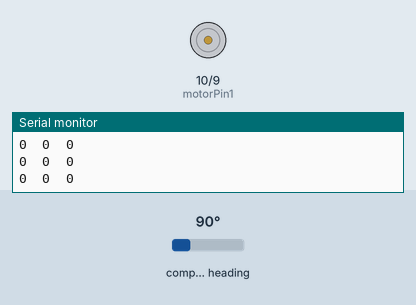
Recording of a sketch running on a simulated ESP32-S3. On the bench: motor-driver pin pairs drawn as motors (green arrow = first pin HIGH = forward, orange = second pin HIGH = backward, longer = more drive), the last lines printed to the serial monitor. The test bench sets the inputs (shaded band); at power-on: compass heading 90°. No MQTT or app messages arrive unless stated.

Above: at 1.2 s.
1.3 s: compass heading set to 7°
At 2.5 s:
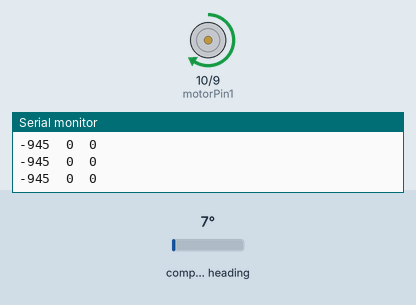
2.8 s: compass heading set to 90°
At 4.0 s:
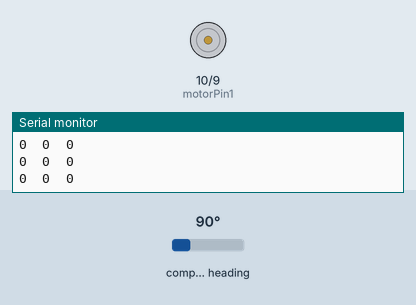
4.3 s: compass heading set to 180°
At 5.2 s:
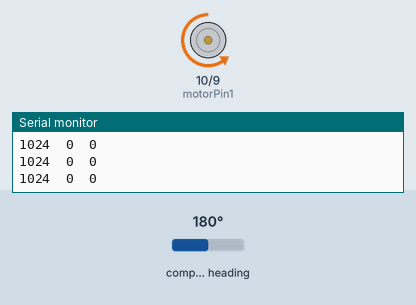
5.8 s: compass heading set to 269°
At 6.5 s:
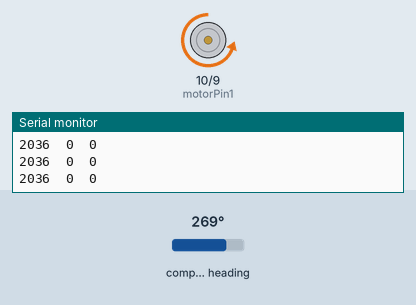
Timing chart, 0 to 8.3 s (numbered marks = the images above; inputs shaded):
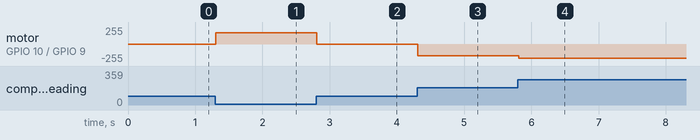

Measured:
- after the input at 1.3 s, motor on GPIO 10 (motorPin1) / GPIO 9 (motorPin2): stopped → forward 172/255 at once
- after the input at 2.8 s, motor on GPIO 10 (motorPin1) / GPIO 9 (motorPin2): forward 172/255 → stopped at once
- after the input at 4.3 s, motor on GPIO 10 (motorPin1) / GPIO 9 (motorPin2): stopped → backward 175/255 at once
- after the input at 5.8 s, motor on GPIO 10 (motorPin1) / GPIO 9 (motorPin2): backward 175/255 → backward 212/255 at once

The sketch:

esp32-mqtt-pid.ino
```cpp
/*
  SimpleMQTTClient.ino
  The purpose of this exemple is to illustrate a simple handling of MQTT and Wifi connection.
  Once it connects successfully to a Wifi network and a MQTT broker, it subscribe to a topic and send a message to it.
  It will also send a message delayed 5 seconds later.
*/

#include "EspMQTTClient.h"
#include "AS5600.h"

// global
uint32_t deltaTime = 0;
enum MotorMode { PWM,
                 POS,
                 COM }; // complicance control (stiffness control)
uint32_t midLoopTime;
uint32_t slowLoopTime;

// mqtt
const char *wifi = "Ziggo41AA8C624";
const char *wifiPass = "Jj12345678";
const char *serverIp = "192.168.178.53";
const char *serverUser = "hello";
const char *serverPass = "test";
const char *nodeName = "myesp";
EspMQTTClient client(
  wifi,
  wifiPass,
  serverIp,
  serverUser,
  serverPass,
  nodeName,
  1883);
const uint8_t ledPin = 21;

// sensor1
AS5600 encoder1;
const uint8_t encoder1Pin1 = 7;
const uint8_t encoder1Pin2 = 8;
uint32_t encoder1Raw = 0;
int32_t encoder1Vel = 0;

// motor
const int freq = 5000;
const int resolution = 8;
const int motorPin1 = 10;
const int motorPin2 = 9;
MotorMode motorMode = MotorMode::POS;
int16_t motorCommand = 0;
float kp = 0.08f;   // history kp 0.1, kd -100
float kd = 2000.0f;
float ki = 0.0f;
float stiffness = 0.01f;
uint8_t minPwm = 140;
const uint8_t frictionOvercomePwm = 170;
int16_t lastPwm = 0;
int16_t lastDelta = 0;
int16_t error = 0;
int16_t motorPosition = 0;

void setup() {
  Serial.println("started");
  Serial.begin(115200);

  // motor
  ledcAttach(motorPin1, freq, resolution);
  ledcAttach(motorPin2, freq, resolution);

  // sensor1
  Wire.begin(encoder1Pin1, encoder1Pin2);    // pin7 for sensor sda, pin8 for sensor scl
  encoder1.begin(4);                         //  set direction pin.
  encoder1.setDirection(AS5600_CLOCK_WISE);  //  default, just be explicit.

  // mqtt
  // client.enableDebuggingMessages();                    // Enable debugging messages sent to serial output
  client.enableHTTPWebUpdater();                       // Enable the web updater. User and password default to values of MQTTUsername and MQTTPassword. These can be overridded with enableHTTPWebUpdater("user", "password").
  client.enableOTA();                                  // Enable OTA (Over The Air) updates. Password defaults to MQTTPassword. Port is the default OTA port. Can be overridden with enableOTA("password", port).
  client.enableLastWillMessage("node/bye", nodeName);  // You can activate the retain flag by setting the third parameter to true

  rgbLedWrite(ledPin, 255, 0, 0);   // red light when disconnect
}

void sendInfo(const String &message) {
  client.publish(String(nodeName) + "/info", message);
}

void sendError(const String &message) {
  client.publish(String(nodeName) + "/error", message);
}

void setMotorPwm(int16_t pwm) {
  if (pwm > 255) {
    pwm = 255;
  }
  if (pwm < -255) {
    pwm = -255;
  }
  if (lastPwm == pwm)
    return;

  // friction compensation (introduce pwm spike) when start from v = 0 && there's pwm command
  if (pwm != 0) {
    if (abs(encoder1Vel) < 10) {
      if (pwm > 0) {
        pwm = frictionOvercomePwm;
      } else {
        pwm = -frictionOvercomePwm;
      }
    }
  }

  // rescale pwm from MIN to 255
  uint8_t command = map(abs(pwm), 0, 255, minPwm, 255);

  sendInfo("Update pwm: " + String(pwm) + ", command: " + String(command));
  if (pwm == 0) {
    ledcWrite(motorPin1, 0);
    ledcWrite(motorPin2, 0);
  } else if (pwm > 0) {
    ledcWrite(motorPin1, command);
    ledcWrite(motorPin2, 0);
  } else {
    ledcWrite(motorPin1, 0);
    ledcWrite(motorPin2, command);
  }
  lastPwm = pwm;
}

void setMotorPos(int16_t position) {
  int32_t d = position - encoder1Raw;
  int32_t d2 = d - lastDelta;
  error += d;
  setMotorPwm(kp * (float)d + kd * (float)d2 + ki * error);
  lastDelta = d;
}

void setMotorVel(int16_t vel) {
  int32_t delta = vel - encoder1Raw;
  if (delta > 0)
    setMotorPwm(255);
  else
    setMotorPwm(-255);
}

void setMotorCompliance() {
  int16_t d = abs( (int16_t) encoder1Raw - motorPosition);
  kp = (double) d * (double) stiffness / 1000.0d;
  kd = 0.0f;
  setMotorPos(motorPosition);
  sendInfo("complicance new kp = " + String(kp));
}

// This function is called once everything is connected (Wifi and MQTT)
void onConnectionEstablished() {

  // motor control
  String motorTopic = String(nodeName) + "/motor/1/#";
  client.subscribe(motorTopic, [](const String &topic, const String &payload) {
    int16_t value = payload.toInt();
    sendInfo("received: " + topic + " >> " + String(value));
    if (topic.indexOf("pwm") > -1) {
      if (topic.indexOf("min") > -1) {
        minPwm = payload.toInt();
        return;
      }
      if (value < -255 || value > 255) {
        sendError(topic + ": input out of range");
        return;
      }
      motorMode = MotorMode::PWM;
      motorCommand = value;
    } else if (topic.indexOf("pos") > -1) {
      if (topic.indexOf("kp") > -1) {
        kp = payload.toFloat();
      } else if (topic.indexOf("ki") > -1) {
        ki = payload.toFloat();
      } else if (topic.indexOf("kd") > -1) {
        kd = payload.toFloat();
      } else if (topic.indexOf("pid/req") > -1) {
        String response = String(kp) + "\t" + String(ki) + "\t" + String(kd);
        client.publish(String(nodeName) + "/motor/1/pos/pid", response);
      } else if (topic.endsWith("pos")) {
        // set target position
        motorMode = MotorMode::POS;
        motorCommand = value;
      }
    } else if (topic.indexOf("com") > -1) {
      if (topic.indexOf("stiffness") > -1) {
        stiffness = payload.toFloat();
      } else if (topic.endsWith("com")) {
        motorMode = MotorMode::COM;
        motorCommand = value;
        motorPosition = encoder1Raw;
      }
    } else {
      sendError(topic + ": not supported");
      return;
    }
  });

  client.publish("node/hi", nodeName);

  rgbLedWrite(ledPin, 0, 255, 0);   // red light on connect
}

void loop() {
  static uint32_t lastTime = 0;

  // FAST LOOP
  client.loop();
  int32_t value = encoder1.getCumulativePosition();

  if (motorMode == MotorMode::PWM) {
    setMotorPwm(motorCommand);
  } else if (motorMode == MotorMode::POS) {
    setMotorPos(motorCommand);
  } else if (motorMode == MotorMode::COM) {
    setMotorCompliance();
  } else {
    sendError("MotorMode not supported");
    setMotorPwm(0);
  }

  // MID LOOP
  if (millis() - midLoopTime < 100) return;
  deltaTime = millis() - midLoopTime;
  midLoopTime = millis();

  int32_t vel = ((int32_t)value - (int32_t)encoder1Raw);
  int32_t acc = ((int32_t)vel - (int32_t)encoder1Vel);
  Serial.printf("%d\t%d\t%d\n", value, vel, acc);

  // update state
  encoder1Raw = value;
  encoder1Vel = vel;

  // SLOW LOOP
  if (millis() - slowLoopTime < 500) return;
  slowLoopTime = millis();

  // publish data sensor/1
  char topic[30] = "";
  strcat(topic, nodeName);
  strcat(topic, "/encoder/1");
  String out = String(value) + "\t" + String(vel) + "\t" + String(acc);
  client.publish(topic, out);
}
```
